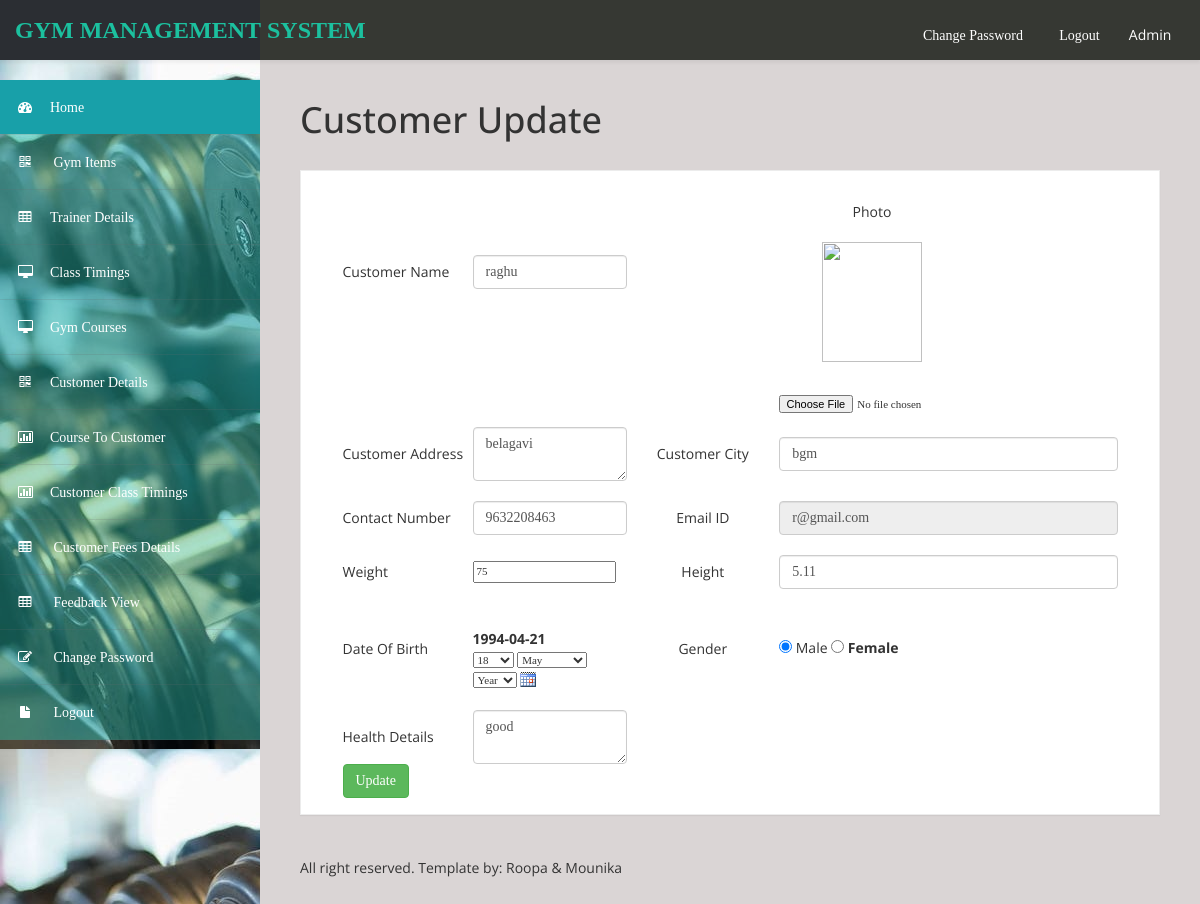
The page /admin/customer_details_edit.php?customer_id=57 (signed in) on the database its author committed.
### tables this page shows
CREATE TABLE `customer_details` (
  `customer_id` int(100) NOT NULL auto_increment,
  `customer_name` varchar(100) NOT NULL,
  `customer_address` varchar(100) NOT NULL,
  `customer_city` varchar(100) NOT NULL,
  `contact_number` varchar(100) NOT NULL,
  `email_id` varchar(100) NOT NULL,
  `image` varchar(400) NOT NULL,
  `weight` varchar(100) NOT NULL,
  `health_details` varchar(200) NOT NULL,
  `date_of_birth` varchar(100) NOT NULL,
  `gender` varchar(100) NOT NULL,
  `height` varchar(100) NOT NULL,
  PRIMARY KEY  (`customer_id`),
  KEY `customer_id` (`customer_id`)
);

### admin/customer_details_edit.php (the view, shortened to what this page needs)
<!DOCTYPE html>
<html xmlns="http://www.w3.org/1999/xhtml">
<head>
   <?php include('medatada.php');?>
   <?php include('header.php');?>
   <?php include('sidebar.php');?>
<body>
        <div id="page-wrapper" >
            <div id="page-inner">
			 <div class="row">
               <div class="col-md-12">
                   <h1 class="page-header">
                   <span class="style1">Customer Update </span></h1>
               </div>
              </div>
                 <div class="row">
                <div class="col-lg-12">
                    <div class="panel panel-default">
                      <div class="panel-heading"></div>
                        <div class="panel-body">
                            <div class="row">
                                <div class="col-lg-12">
<?php
include('db_connect.php');
$customer_id=$_REQUEST['customer_id'];
 $sql="select * from customer_details where customer_id='$customer_id' ";
$res=mysqli_query($conn,$sql);
$row=mysqli_fetch_array($res);
?>
<form action="customer_details_update.php" method="post" id="formID" enctype="multipart/form-data" name="form1">
  <div align="center">
    <table width="775" border="0">
      <tr>
        <td width="130">Customer Name</td>
        <td width="154"><input name="customer_name" type="text" id="customer_name"  class="validate[required]  form-control" value="<?php echo $row['customer_name'];?>" /></td>
        <td colspan="2" rowspan="2"><div align="center">Photo</div>          <div align="center">
          <p><img src="../photo/<?php echo $row['image']; ?>" width="100" height="120"></p>
          <p>
            <input name="photo" type="file" id="photo">
          </p>
        </div></td>
        </tr>
      <tr>
        <td>&nbsp;</td>
        <td>&nbsp;</td>
        </tr>
      <tr>
        <td>Customer Address</td>
        <td><textarea name="customer_address" class="validate[required]   form-control" id="customer_address"><?php echo $row['customer_address'];?></textarea></td>
        <td><div align="center">Customer City</div></td>
        <td><input name="customer_city" type="text" id="customer_city" class="validate[required]   form-control"  value="<?php echo $row['customer_city'];?>" /></td>
      </tr>
      <tr>
        <td>&nbsp;</td>
        <td>&nbsp;</td>
        <td><div align="center"></div></td>
        <td>&nbsp;</td>
      </tr>
      <tr>
        <td>Contact Number</td>
        <td><input name="contact_number" type="text" class="validate[required,custom[mobile]]   form-control" id="contact_number" value="<?php echo $row['contact_number'];?>"></td>
        <td><div align="center">Email ID</div></td>
        <td><input name="email_id" type="text" id="email_id" readonly="" class="validate[required,custom[email]]   form-control"  value="<?php echo $row['email_id'];?>" /></td>
      </tr>
      <tr>
        <td>&nbsp;</td>
        <td>&nbsp;</td>
        <td><div align="center"></div></td>
        <td>&nbsp;</td>
      </tr>
      <tr>
        <td>Weight</td>
        <td><input name="weight" type="text" id="weight" class="validate[required,custom[onlyNumber]   form-control]"  value="<?php echo $row['weight'];?>" /></td>
        <td><div align="center">Height</div></td>
        <td><input name="height" type="text" id="height" class="validate[required] form-control" value="<?php echo $row['height'];?>" /></td>
      </tr>
      <tr>
        <td>&nbsp;</td>
        <td>&nbsp;</td>
        <td><div align="center"></div></td>
        <td>&nbsp;</td>
      </tr>
      <tr>
        <td>Date Of Birth</td>
        <td>
		<br><b><?php echo $row['date_of_birth']; ?></b><br><?php
		include('cal.php');
	  ?></td>
        <td><div align="center">Gender</div></td>
        <td><input type="radio" name="gender" <?php if($row['gender']=="Male") { ?> checked="checked" <?php } ?> id="radio"  value="Male" />
Male
  <label for="radio">
  <input type="radio" name="gender" id="radio2" <?php if($row['gender']=="Female") { ?> checked="checked" <?php } ?> value="Female" />
Female</label></td>
      </tr>
      <tr>
        <td>&nbsp;</td>
        <td><label for="radio"></label></td>
        <td><div align="center"></div></td>
        <td>&nbsp;</td>
      </tr>
      <tr>
        <td>Health Details</td>
        <td><textarea name="health_details" class="validate[required]   form-control" id="health_details"><?php echo $row['health_details'];?></textarea></td>
        <td>&nbsp;</td>
        <td>&nbsp;</td>
      </tr>
      <tr>
        <td colspan="4"><input type="submit" name="button" id="button" value="Update"   class="btn btn-success" /></td>
      </tr>
    </table>
  </div>
</form>
</div>
                                <div class="col-lg-6">
                                </div>
                            </div>
                        </div>
                    </div>
                </div>
            </div>
			  <?php include('footer.php');?>
			</div>
  <?php include('val.php'); ?>
</body>
</html>

### admin/assets/css/custom-styles.css (style rules this page uses)
body { font-family: 'Open Sans', sans-serif; background: #32C2CD url(../img/bg-img.jpg) !important; }
#page-wrapper { padding: 15px 15px; min-height: 600px; background: #dad5d5; }
#page-inner { width:100%; margin:10px 20px 10px 0px; background-color:transparent; padding:10px; min-height:1200px; }
h1, .h1, h2, .h2, h3, .h3 { margin-top: 7px; margin-bottom: -5px; }
p { font-size:16px; line-height:25px; padding-top:20px; }
.panel { border-radius:0px; }
#page-wrapper { position: relative; top: 55px; }
.page-header { padding-bottom: 9px; margin: 10px 0 20px; border-bottom: 1px solid transparent; text-align: left; }
.panel-default { border-color: #ECECEC; }
.panel-default > .panel-heading { color: #000; border-color: #FFF; font-weight:bold; background: #FFFFFF; font-size: 16px; padding: 15px 15px 0; }
.panel-heading { border-bottom: 1px solid transparent; border-top-left-radius: 3px; border-top-right-radius: 3px; }
@media (min-width:768px) { #page-wrapper { margin: 0 0 0 260px; padding: 15px 30px; min-height: 1200px; } }

### admin/calendar/calendar.css (style rules this page uses)
input, select, textarea { font-family: tahoma; font-size: 11px; }

### rows shown on the page
customer_details: customer_name "raghu", customer_address "belagavi", customer_city "bgm", contact_number "9632208463", email_id "r@gmail.com", weight "75", height "5.11", date_of_birth "1994-04-21", gender "☑ Female", health_details "good"

### other values the page prints
form field value "18"
form field value "May"
